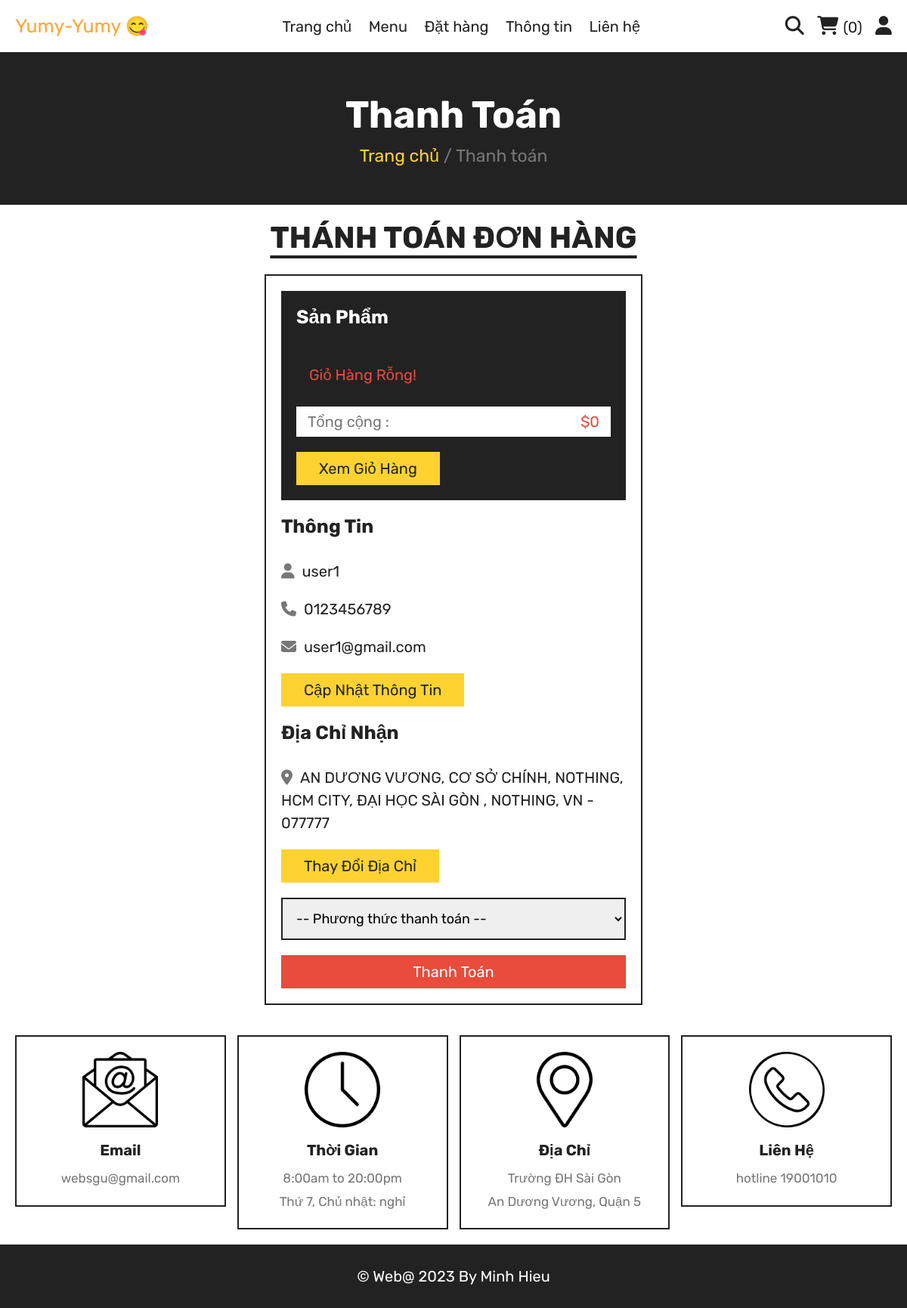
The page /checkout.php (signed in) on the database its author committed.
### tables this page shows
CREATE TABLE `users` (
  `id` int(100) NOT NULL,
  `name` varchar(20) NOT NULL,
  `email` varchar(50) NOT NULL,
  `number` varchar(10) NOT NULL,
  `password` varchar(50) NOT NULL,
  `address` varchar(500) NOT NULL
);

### checkout.php (the view, shortened to what this page needs)
<?php
include 'components/connect.php';
if (isset($_SESSION['user_id'])) {
   $user_id = $_SESSION['user_id'];
} else {
   $user_id = '';
   header('location:home.php');
};
?>
<!DOCTYPE html>
<html lang="en">
<head>
   <link rel="stylesheet" href="https://cdnjs.cloudflare.com/ajax/libs/font-awesome/6.1.1/css/all.min.css">
   <link rel="stylesheet" href="css/style.css">
</head>
<body>
   <?php include 'components/user_header.php'; ?>
   <div class="heading">
      <h3>Thanh toán</h3>
      <p><a href="home.php">Trang chủ</a> <span> / Thanh toán</span></p>
   </div>
   <section class="checkout">
      <h1 class="title">Thánh toán đơn hàng</h1>
      <form action="" method="post">
         <div class="cart-items">
            <h3>Sản phẩm</h3>
            <?php
            $grand_total = 0;
            $cart_items[] = '';
            $select_cart = $conn->prepare("SELECT * FROM `cart` WHERE user_id = ?");
            $select_cart->execute([$user_id]);
            if ($select_cart->rowCount() > 0) {
               while ($fetch_cart = $select_cart->fetch(PDO::FETCH_ASSOC)) {
                  $cart_items[] = $fetch_cart['name'] . ' (' . $fetch_cart['price'] . ' x ' . $fetch_cart['quantity'] . ') - ';
                  $total_products = implode($cart_items);
                  $grand_total += ($fetch_cart['price'] * $fetch_cart['quantity']);
            ?>
                  <p><span class="name"><?= $fetch_cart['name']; ?></span><span class="price">$<?= $fetch_cart['price']; ?> x <?= $fetch_cart['quantity']; ?></span></p>
            <?php
               }
            } else {
               echo '<p class="empty">Giỏ hàng rỗng!</p>';
            }
            ?>
            <p class="grand-total"><span class="name">Tổng cộng :</span><span class="price">$<?= $grand_total; ?></span></p>
            <a href="cart.php" class="btn">Xem giỏ hàng</a>
         </div>
         <div class="user-info">
            <h3>Thông tin</h3>
            <p><i class="fas fa-user"></i><span><?= $fetch_profile['name'] ?></span></p>
            <p><i class="fas fa-phone"></i><span><?= $fetch_profile['number'] ?></span></p>
            <p><i class="fas fa-envelope"></i><span><?= $fetch_profile['email'] ?></span></p>
            <a href="update_profile.php" class="btn">Cập nhật thông tin</a>
            <h3>Địa chỉ nhận</h3>
            <p><i class="fas fa-map-marker-alt"></i><span><?php if ($fetch_profile['address'] == '') {
                                                               echo 'Nhập địa chỉ của bạn!';
                                                            } else {
                                                               echo $fetch_profile['address'];
                                                            } ?></span></p>
            <a href="update_address.php" class="btn">Thay đổi địa chỉ</a>
            <select name="method" class="box" required>
               <option value="" disabled selected>-- Phương thức thanh toán --</option>
            </select>
            <input type="submit" value="Thanh toán" class="btn <?php if ($fetch_profile['address'] == '') {
                                                                     echo 'disabled';
                                                                  } ?>" style="width:100%; background:var(--red); color:var(--white);" name="submit">
         </div>
      </form>
   </section>
   <?php include 'components/footer.php'; ?>
</body>
</html>

### css/style.css (style rules this page uses)
:root { --yellow:#FFFF33; --light-yellow:#fed330; --blue:#0000FF; --red:#e74c3c; --white:#fff; --black:#222; --light-color:#777; --border:.2rem solid var(--black); }
* { font-family: 'Rubik', sans-serif; margin:0; padding:0; box-sizing: border-box; outline: none; border: none; text-decoration: none; }
html { font-size: 62.5%; overflow-x: hidden; scroll-behavior: smooth; stop-opacity: 7rem; }
section { margin:0 auto; max-width: 1200px; padding:2rem; }
.title { text-align: center; margin-bottom: 2.5rem; font-size: 4rem; color:var(--black); text-transform: uppercase; text-decoration: underline; text-underline-offset: 1rem; }
.heading { display: flex; align-items: center; justify-content: center; gap:1rem; flex-flow: column; background-color: var(--black); min-height: 20rem; }
.heading h3 { font-size: 5rem; color:var(--white); text-transform: capitalize; }
.heading p { font-size: 2.3rem; color:var(--light-color); }
.heading p a { color:var(--light-yellow); }
.btn, .delete-btn { margin-top: 1rem; display: inline-block; font-size: 2rem; padding:1rem 3rem; cursor: pointer; text-transform: capitalize; transition: .2s linear; }
.btn { background-color: var(--light-yellow); color:var(--black); }
.empty { border:var(--border); padding:1.5rem; text-align: center; width: 100%; font-size: 2rem; text-transform: capitalize; color:var(--red); }
.checkout form { max-width: 50rem; margin:0 auto; border:var(--border); padding:2rem; }
.checkout form h3 { font-size: 2.5rem; text-transform: capitalize; padding: 2rem 0; color:var(--black); }
.checkout form .cart-items { background-color: var(--black); padding:2rem; padding-top: 0; }
.checkout form .cart-items h3 { color:var(--white); }
.checkout form .cart-items p { display: flex; align-items: center; gap:1.5rem; justify-content: space-between; margin:1rem 0; line-height: 1.5; font-size: 2rem; }
.checkout form .cart-items p .name { color:var(--light-color); }
.checkout form .cart-items p .price { color:var(--light-yellow); }
.checkout form .cart-items .grand-total { background-color: var(--white); padding:.5rem 1.5rem; }
.checkout form .cart-items .grand-total .price { color:var(--red); }
.checkout form .user-info p { font-size: 2rem; line-height: 1.5; padding:1rem 0; }
.checkout form .user-info p i { color:var(--light-color); margin-right: 1rem; }
.checkout form .user-info p span { color:var(--black); }
.checkout form .user-info .box { width: 100%; border:var(--border); padding:1.4rem; margin-top: 2rem; margin-bottom: 1rem; font-size: 1.8rem; }
* { font-family: 'Rubik', sans-serif; margin: 0; padding: 0; box-sizing: border-box; outline: none; border: none; text-decoration: none; }

### rows shown on the page
users: name "user1", number "0123456789", email "user1@gmail.com", address "AN DƯƠNG VƯƠNG, CƠ SỞ CHÍNH, NOTHING, HCM CITY, ĐẠI HỌC SÀI GÒN , NOTHING, VN - 077777", submit "Thanh toán"

### other values the page prints
$total_cart_items "0"
$grand_total "0"
